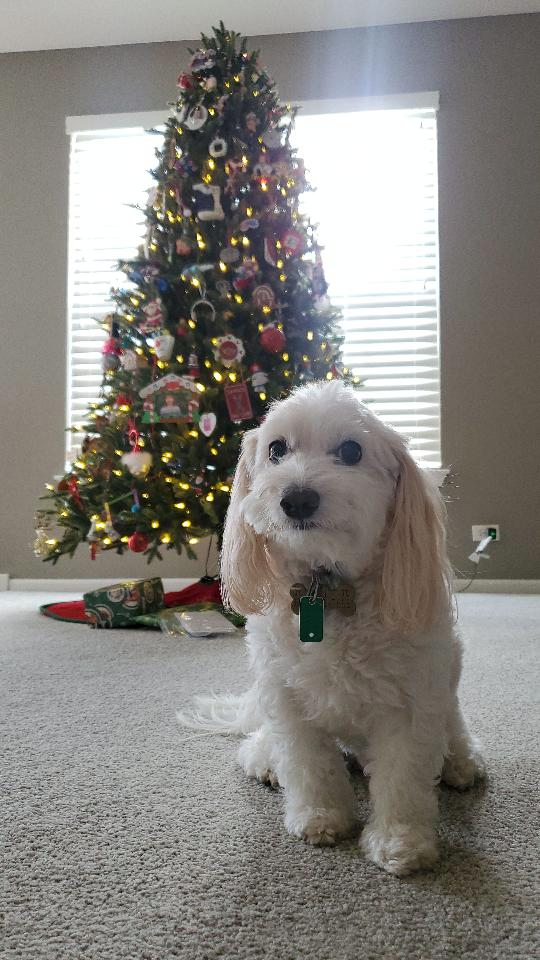
#> input picture 2:U29tZXRoaW5nVmlzdWFs/2.png, 540 x 960 px
$ python 2Check.py
#> lines starting #> are read from the running program, lines starting #| are printed output that depends on the picture; after the words box and inside, x2 and y2 are one past the last pixel; in counts of white or black regions, pixels touching at a corner belong together
import matplotlib.pyplot as plt
import numpy as np
from PIL import Image


img = Image.open("../../2:U29tZXRoaW5nVmlzdWFs/2.png")
#> img is the input picture: PIL image 540x960 RGB; mean R, G, B 133.7, 130.7, 126.2
data = np.array(img)

#get the LSB of the red chanel and display it as an image

data2 = np.zeros((data.shape[0],data.shape[1]),dtype="uint8")

for i in range(data.shape[0]):
    for j in range(data.shape[1]):
        data2[i, j] = 255* (data[i, j, 0] %2)


    if i % (data.shape[0] // 20) == 0:
        print("{percent:.1f}%".format(percent=i / data.shape[0] * 100))
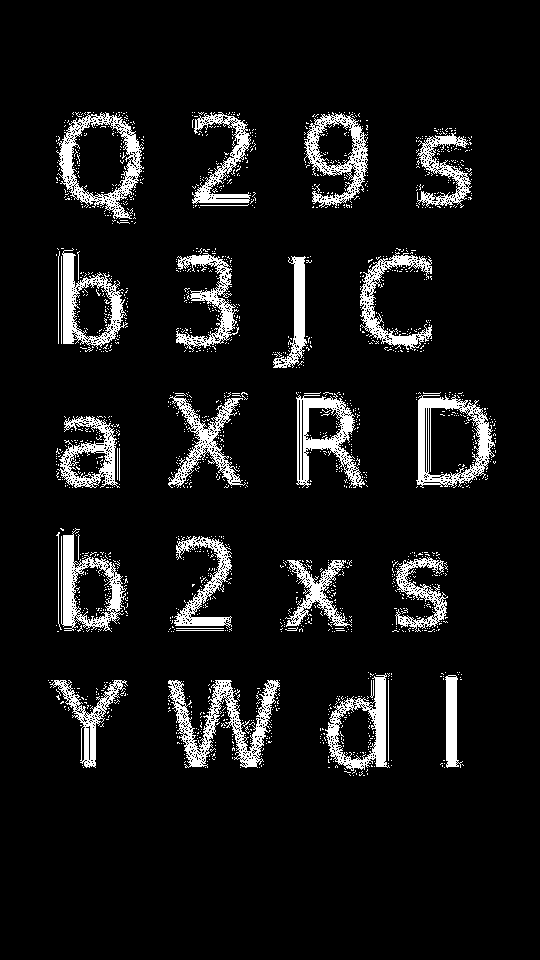
#> data2: shape (960, 540); 8.2% white; 1819 white regions (1786 under 20 px), largest, box (x1, y1, x2, y2) and area: (168, 680, 280, 768) 3158, (56, 112, 144, 219) 2598, (416, 395, 495, 488) 2541


T = Image.fromarray(data2)
T.show()


pass
